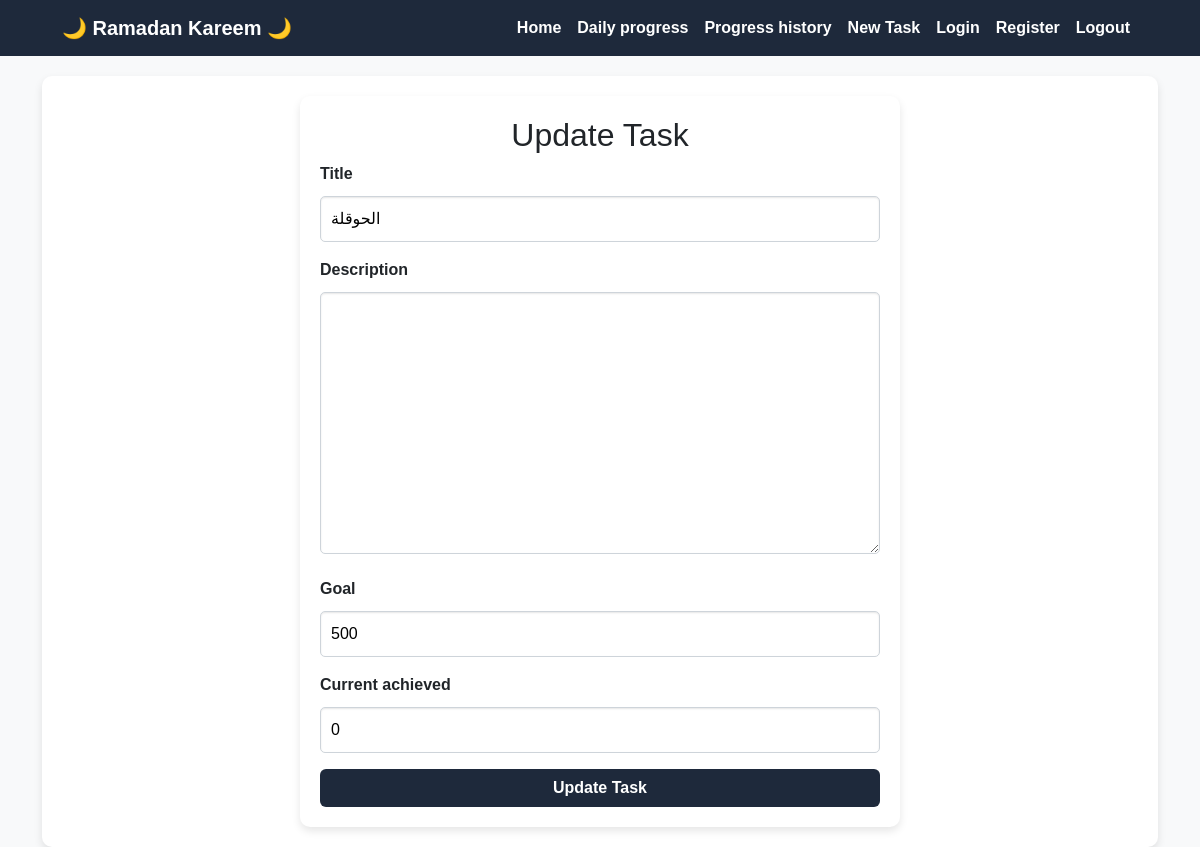
Before: /update_task/27/ (signed in) with the older database file.
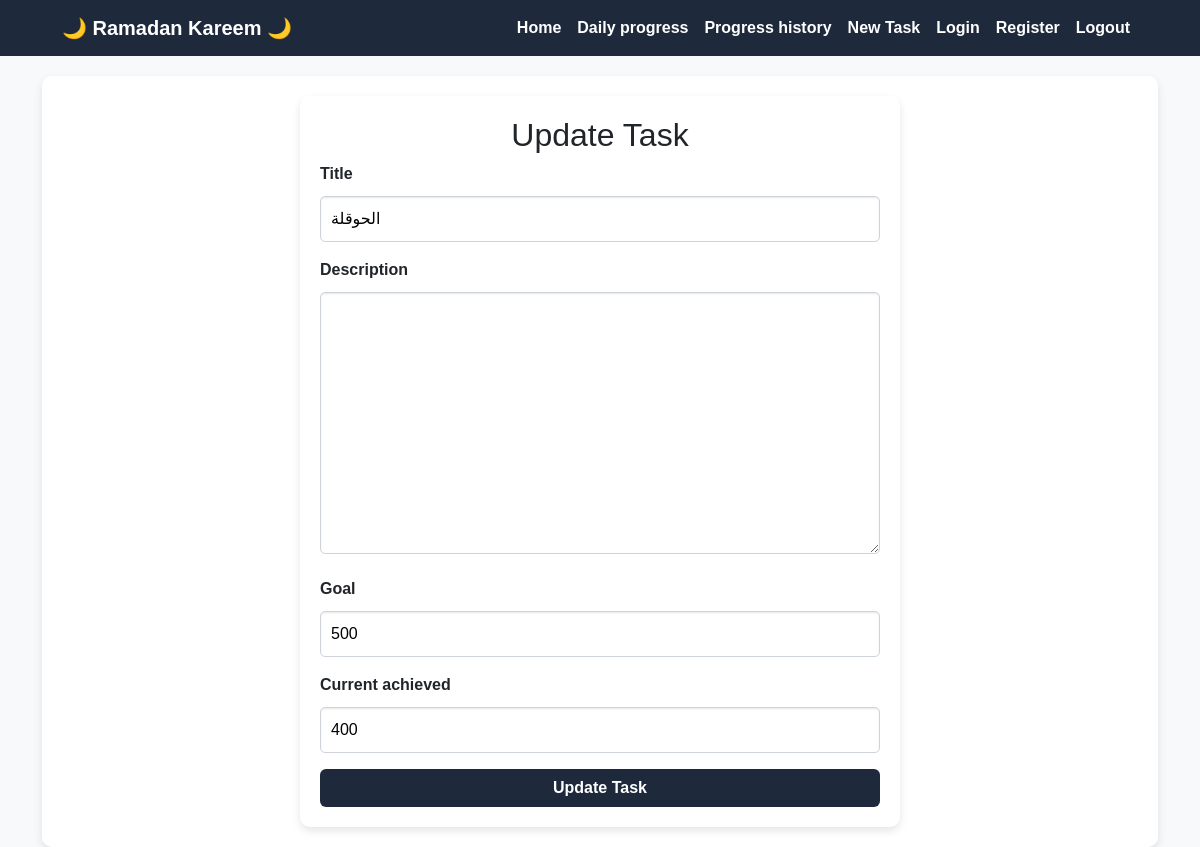
After: the same page with the newer database file.
### tasks/models.py (models this page shows, shortened)
class Task(models.Model):
    user = models.ForeignKey(
        'auth.User',
        on_delete=models.CASCADE,
    )
    title = models.CharField(
        max_length=100,
    )
    goal = models.IntegerField(
        default=1,
        validators=[MinValueValidator(1)]
    )
    created_at = models.DateTimeField(
        auto_now_add=True,
    )
    description = models.TextField(
        blank=True,
        null=True,
    )
    current_achieved = models.IntegerField(
        default=0,
        validators=[MinValueValidator(0)]
    )
    progress = models.IntegerField(
        default = 0,
    )
    class Meta:
        ordering = ['-created_at']

### tasks/views.py (the view)
# urls.py: path('update_task/<int:task_id>/', update_task, name='update_task'),
@login_required
def update_task(request, task_id):
    task = get_object_or_404(Task, id=task_id, user=request.user)
    if request.method == 'POST':
        form = AddTaskForm(request.POST, instance=task)
        if form.is_valid():
            form.save()
            messages.success(request, 'Task updated successfully')
            return redirect('tasks')
    else:
        form = AddTaskForm(instance=task)
    context = {
        'form': form,
        'task': 1,
    }
    return render(request, 'add_task.html', context)

### tasks/forms.py
class AddTaskForm(forms.ModelForm):
    class Meta:
        model = Task
        fields = ['title', 'description',  'goal','current_achieved']

### templates/add_task.html (shortened to what this page needs)
{% extends 'base.html' %}
{% block content %}
    <div class="form-container">
        <h2 class="text-center">
            {% if task %}
                Update Task
            {% else %}
                Add a New Task
            {% endif %}
        </h2>
        <form method="post">
                {% for field in form %}
                    <div class="mb-3">
                        <label class="form-label" for="{{ field.id_for_label }}">{{ field.label }}</label>
                        {{ field }}
                    </div>
                {% endfor %}
            <button type="submit" class="btn btn-submit">
                {% if task %}
                    Update Task
                {% else %}
                    Save Task
                {% endif %}
            </button>
        </form>
    </div>
{% endblock %}

Changed rows visible on the page:
changed Task "الحوقلة": current_achieved "0" → "400"
